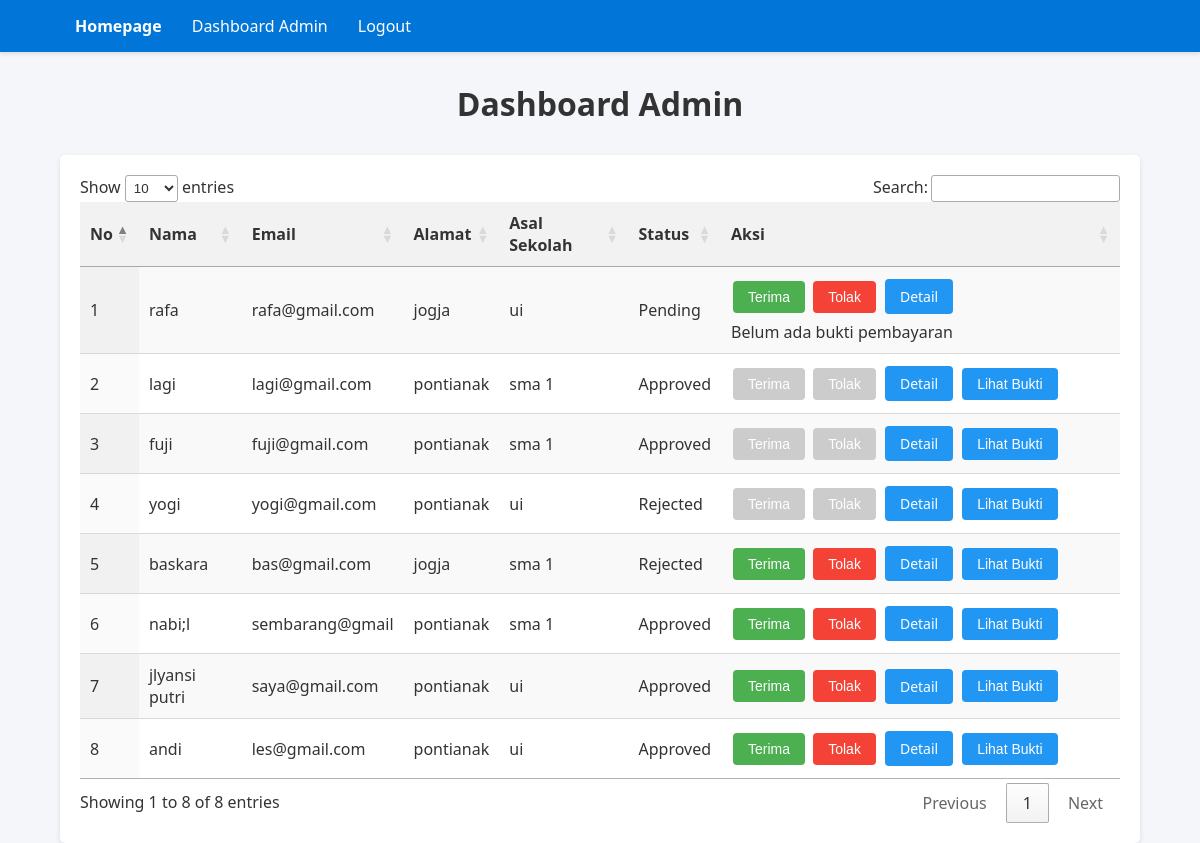
Page /dashboard_admin (signed in) on the earlier database version.
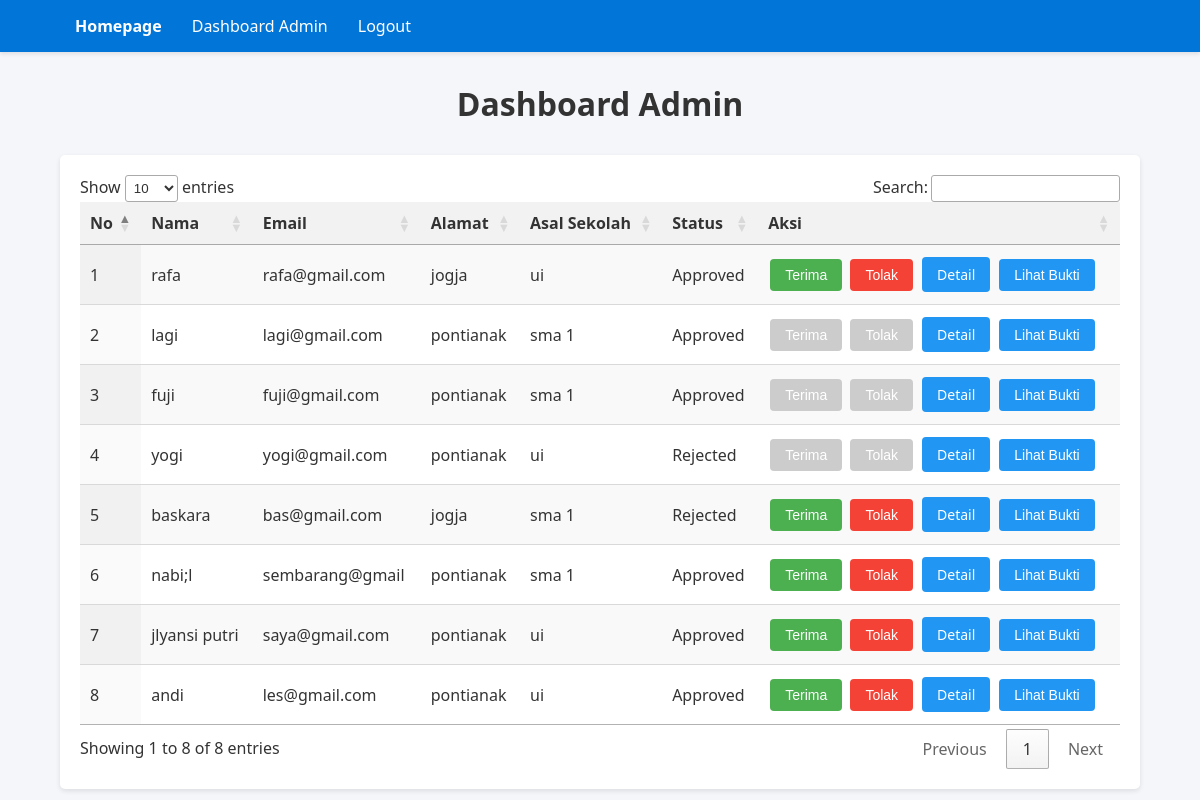
Same page on the later database version.
### models.py (models this page shows)
class User(db.Model):
    id = db.Column(db.Integer, primary_key=True)
    name = db.Column(db.String(100), nullable=False)
    email = db.Column(db.String(100), unique=True, nullable=False)
    password = db.Column(db.String(100), nullable=False)
    address = db.Column(db.String(200))
    school = db.Column(db.String(100))
    birth_date = db.Column(db.Date)
    phone = db.Column(db.String(15))
    gender = db.Column(db.String(10))
    hobby = db.Column(db.String(100))
    parent_name = db.Column(db.String(100))
    parent_job = db.Column(db.String(100))
    ijazah = db.Column(db.String(200))  # Link ke file ijazah
    kk = db.Column(db.String(200))  # Link ke file kartu keluarga
    ijazah_confirmed = db.Column(db.Boolean, default=False)  # Status konfirmasi ijazah
    kk_confirmed = db.Column(db.Boolean, default=False)  # Status konfirmasi KK
    status = db.Column(db.String(20), default='Pending')  # Pending, Approved, Rejected
    created_at = db.Column(db.DateTime, default=datetime.utcnow)  # Waktu pendaftaran
    payment_status = db.Column(db.String(20), default='Pending')  # Pending, Approved, Rejected
    payment_proof = db.Column(db.String(200))  # Path ke file bukti pembayaran
    is_action_taken = db.Column(db.Boolean, default=False)  # True jika admin sudah mengambil tindakan
    is_payment_action_taken = db.Column(db.Boolean, default=False)  # True jika admin sudah mengambil tindakan pada pembayaran
    faculty = db.Column(db.String(100))  # Fakultas pilihan user

### app.py (the view, shortened to what this page needs)
@app.route('/dashboard_admin', methods=['GET', 'POST'])
def dashboard_admin():
    if 'admin_id' not in session:
        flash('Anda harus login sebagai admin untuk mengakses halaman ini.')
        return redirect(url_for('login'))
    users = User.query.order_by(User.created_at.desc()).all()
    return render_template('dashboard_admin.html', users=users)

### templates/dashboard_admin.html (shortened to what this page needs)
<!DOCTYPE html>
<html>
<head>
    <link rel="stylesheet" type="text/css" href="https://cdn.datatables.net/1.13.5/css/jquery.dataTables.min.css">
</head>
<body>
    <nav class="navbar">
        <div class="container">
            <div class="navbar-links">
                <a href="/" class="navbar-brand">Homepage</a>
                <a href="/dashboard_admin">Dashboard Admin</a>
                <a href="/logout">Logout</a>
            </div>
        </div>
    </nav>
    <div class="container">
        <h1>Dashboard Admin</h1>
        <table id="adminTable" class="display">
            <thead>
                <tr>
                    <th>No</th>
                    <th>Nama</th>
                    <th>Email</th>
                    <th>Alamat</th>
                    <th>Asal Sekolah</th>
                    <th>Status</th>
                    <th>Aksi</th>
                </tr>
            </thead>
            <tbody>
                {% for user in users %}
                <tr>
                    <td>{{ loop.index }}</td>
                    <td>{{ user.name }}</td>
                    <td>{{ user.email }}</td>
                    <td>{{ user.address or 'Belum diisi' }}</td>
                    <td>{{ user.school or 'Belum diisi' }}</td>
                    <td>{{ user.status }}</td>
                    <td>
                        <div class="action-buttons">
                            <form method="POST" action="{{ url_for('dashboard_admin') }}">
                                <button type="submit" name="action" value="approve" class="btn btn-green"
                                    {% if user.is_action_taken %}disabled{% endif %}>Terima</button>
                                <button type="submit" name="action" value="reject" class="btn btn-red"
                                    {% if user.is_action_taken %}disabled{% endif %}>Tolak</button>
                            </form>
                            <a href="{{ url_for('user_detail', user_id=user.id) }}" class="btn btn-detail">Detail</a>
                            {% if user.payment_proof %}
                                <button onclick="viewPaymentProof('{{ url_for('static', filename=user.payment_proof) }}', {{ user.id }})"
                                    class="btn btn-blue">Lihat Bukti</button>
                            {% else %}
                                <span>Belum ada bukti pembayaran</span>
                            {% endif %}
                        </div>
                    </td>
                </tr>
                {% endfor %}
            </tbody>
        </table>
    </div>
</body>
</html>

Differences in the rows shown:
changed User "rafa": status "Pending" → "Approved"; payment_proof "Belum ada bukti pembayaran" → "Lihat Bukti"
